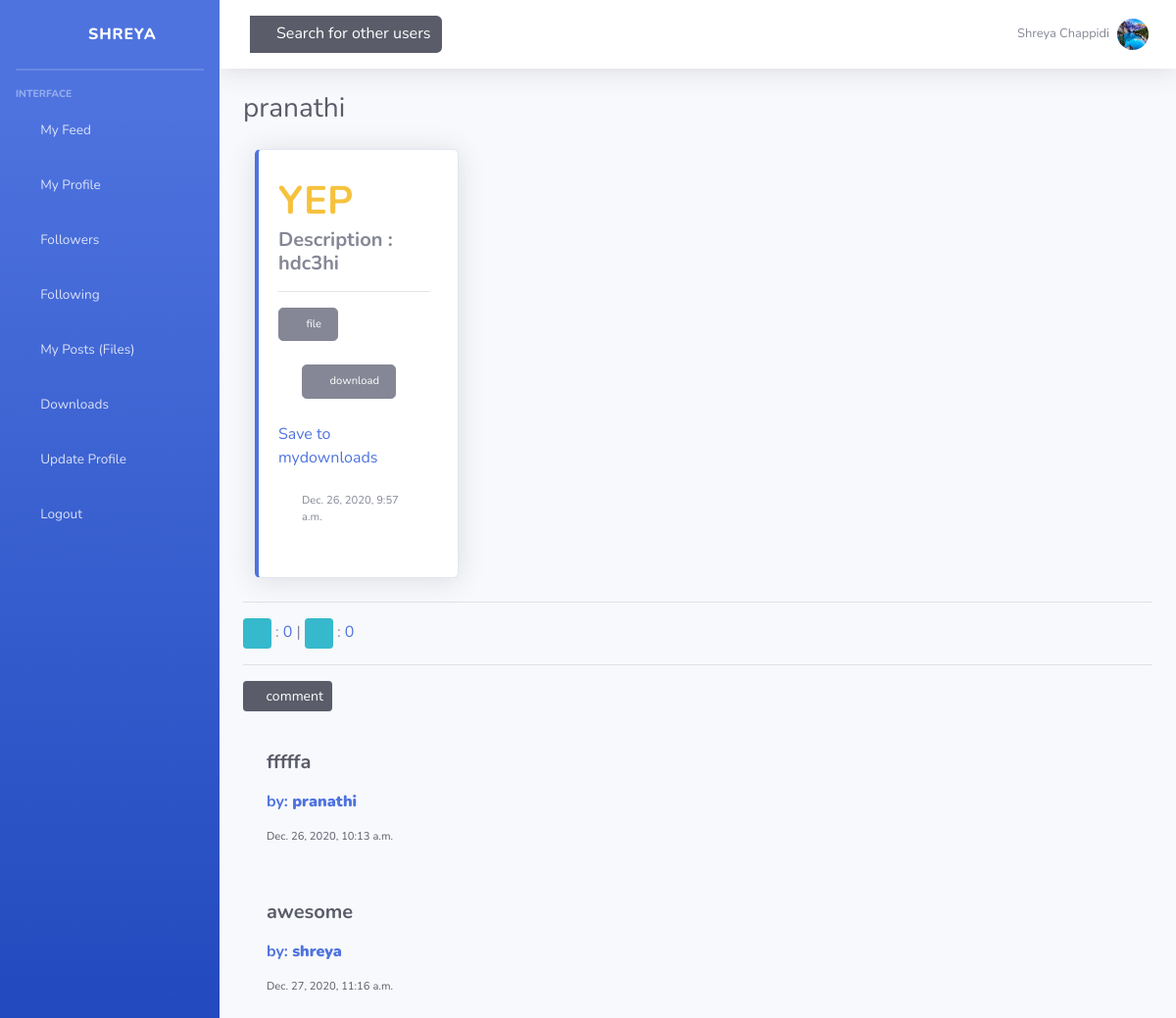
The page /others/post/5 (signed in) on the database its author committed.
### user_page/models.py (models this page shows, shortened)
class UserProfile(models.Model):
    user = models.OneToOneField(User,on_delete=models.CASCADE, null=True, blank=True)
    phone_no = models.CharField(max_length = 20, blank=True)
    first_name = models.CharField(max_length = 20, blank=True)
    last_name = models.CharField(max_length = 20, blank=True)
    image = models.ImageField(upload_to='profile_pics/')
    created_at = models.DateTimeField(auto_now=True)

### files/models.py (models this page shows, shortened)
class DocumentPost(models.Model):
    author = models.ForeignKey('auth.User', on_delete=models.DO_NOTHING)
    title = models.CharField(max_length=200)
    description = models.CharField(max_length=255, blank=True)
    document = models.FileField(upload_to='documents/')
    uploaded_at = models.DateTimeField(default=timezone.now)
    published_date = models.DateTimeField(blank=True, null=True)
    likes= models.IntegerField(default=0)
    dislikes= models.IntegerField(default=0)

class Comment(models.Model):
    post = models.ForeignKey('files.DocumentPost', related_name='comments', on_delete=models.CASCADE)
    author = models.CharField(max_length=200)
    text = models.TextField()
    created_date = models.DateTimeField(default=timezone.now)
    approved_comment = models.BooleanField(default=False)

### others/views.py (the view)
# urls.py: url(r'^post/(?P<pk>\d+)$', views.postdetail_view, name='post_detail'),
@login_required
def postdetail_view(request, pk):
    context ={}
    for pr in UserProfile.objects.all():
        if pr.user == request.user:
            context['profile'] = UserProfile.objects.get(user=request.user)
            break
    context["post"] = DocumentPost.objects.get(id=pk)
    liked = Like.objects.filter(user__username=request.user.username).filter(post__pk=pk)
    disliked = Dislike.objects.filter(user__username=request.user.username).filter(post__pk=pk)
    context['liked'] = True if liked else False
    context['disliked'] = True if disliked else False
    context["likes_no"] = Like.objects.filter(post__pk=pk)
    context["dislikes_no"] = Dislike.objects.filter(post__pk=pk)
    downloaded = Download.objects.filter(user__username=request.user.username).filter(post__pk=pk)
    context["downloaded"] = True if downloaded else False
    return render(request, 'others/post_detail.html', context)

### others/templates/others/post_detail.html (shortened to what this page needs)
{% extends 'user_page/base.html' %}
{% block fine %}
<div class="d-sm-flex align-items-center justify-content-between mb-4">
    <h1 class="h3 mb-0 text-gray-800">{{post.author.username}}</h1>
</div>
{% if post.published_date %}
<div class="col-xl-3 col-md-6 mb-4">
  <div class="card border-left-primary shadow h-100 py-2">
    <div class="card-body">
      <div class="row no-gutters align-items-center">
        <div class="col mr-2">
          <div class="text-xs font-weight-bold text-primary text-uppercase mb-1"><h1 class="m-0 font-weight-bold text-warning text-uppercase">{{ post.title }}</h1></div>
          <div class="h5 mb-0 font-weight-bold text-gray-800"><p class='postcontent m-0 text-secondary'>Description : {{ post.description|safe|linebreaksbr }}</p></div>
          <hr>
          <a class="btn btn-secondary btn-lg text-xs" href="{{post.document.url}}" target = "_blank"><i class="fas fa-w fa-file"></i>  file</a>
          {% if downloaded %}
          <div><p class="m-4">You downloaded this file</p></div>
          {% else %}
          <a class="btn btn-secondary btn-lg text-xs m-4" href="{{post.document.url}}" download><i class="fas fa-w fa-download"></i>  download</a>
          <div><a href="{% url 'others:downloadpost' pk=post.pk %}">Save to mydownloads</a></div>
          {% endif %}
        </div>
      </div>
      <div class="m-4">
        <div class="date postdate text-xs m-0 text-secondary">{{ post.published_date }}</div>
      </div>
    </div>
  </div>
</div>
{% endif %}
<hr>
{% if post.published_date %}
{% if liked %}
<p>You liked this post</p>
<a class="btn btn-info btn-sm" href="{% url 'others:unlike' pk=post.pk %}">
  <i class="fas fa-w fa-thumbs-up"></i>
</a> : <a href="{% url 'others:likers' pk=post.pk %}">{{likes_no.count}}</a>
|
<a class="btn btn-info btn-sm">
  <i class="fas fa-w fa-thumbs-down"></i>
</a> : <a href="{% url 'others:dislikers' pk=post.pk %}">{{dislikes_no.count}}</a>
{% else %}
<a class="btn btn-info btn-sm" href="{% url 'others:like' pk=post.pk %}">
  <i class="fas fa-w fa-thumbs-up"></i>
</a> : <a href="{% url 'others:likers' pk=post.pk %}">{{likes_no.count}}</a>
|
<a class="btn btn-info btn-sm" href="{% url 'others:dislike' pk=post.pk %}">
  <i class="fas fa-w fa-thumbs-down"></i>
</a> : <a href="{% url 'others:dislikers' pk=post.pk %}">{{dislikes_no.count}}</a>
{% endif %}
<hr>
<a class="btn btn-dark btn-sm" href="{% url 'others:add_comment_to_post' pk=post.pk %}"><i class="fas fa-w fa-plus"></i><span> comment</span></a>
<div class="container mb-4">
  {% for comment in post.comments.all %}
  <br>
  {% if user.is_authenticated or comment.approved_comment %}
  <div class="h5 mb-0 font-weight-bold text-gray-800"><p>{{ comment.text|safe|linebreaks }}</p></div>
  <div class="text-sm font-weight-bold text-primary mb-1"><p>by: <strong>{{ comment.author }}</strong></p></div>
  <div class="text-xs text-dark mb-1"><p>{{ comment.created_date }}</p></div>
  {% endif %}
  {% empty %}
  <p>No comments posted.</p>
  {% endfor %}
</div>
{% endif %}
{% endblock %}

### user_page/templates/user_page/base.html (shortened to what this page needs)
<!DOCTYPE html>
{% load static %}
<html lang="en">
<head>
    <link href="{% static 'vendor/fontawesome-free/css/all.min.css' %}" rel="stylesheet" type="text/css">
    <link href="{% static 'css/sb-admin-2.min.css' %}" rel="stylesheet">
</head>
<body id="page-top">
    {% if user.is_authenticated %}
    <div id="wrapper">
        <ul class="navbar-nav bg-gradient-primary sidebar sidebar-dark accordion" id="accordionSidebar">
            <div class="sidebar-brand d-flex align-items-center justify-content-center" >
                <div class="sidebar-brand-icon rotate-n-15">
                    <i class="fas fa-laugh-wink"></i>
                </div>
                <div class="sidebar-brand-text mx-3">{{user.username}}</div>
            </div>
            <hr class="sidebar-divider my-0">
            <hr class="sidebar-divider">
            <div class="sidebar-heading">Interface</div>
            <li class="nav-item">
              <a class="nav-link collapsed" href="{% url 'user_page:userdashboard' pk=user.id %}"
               data-toggle="collapse" data-target="#collapseTwo"
               aria-expanded="true" aria-controls="collapseTwo">
               <span>My Feed</span>
             </a>
            </li>
            <li class="nav-item">
              <a class="nav-link collapsed" href="{% url 'user_page:myprofile' pk=user.id %}"
               data-toggle="collapse" data-target="#collapseTwo"
               aria-expanded="true" aria-controls="collapseTwo">
               <span>My Profile</span>
             </a>
            </li>
            <li class="nav-item">
              <a class="nav-link collapsed" href="{% url 'user_page:followers' username=user.username %}"
               data-toggle="collapse" data-target="#collapseTwo"
               aria-expanded="true" aria-controls="collapseTwo">
               <i class="fas fa-fw fa-male"></i>
               <span>Followers</span>
              </a>
            </li>
            <li class="nav-item">
              <a class="nav-link collapsed" href="{% url 'user_page:following' username=user.username %}"
               data-toggle="collapse" data-target="#collapseTwo"
               aria-expanded="true" aria-controls="collapseTwo">
               <i class="fas fa-fw fa-male"></i>
               <span>Following</span>
              </a>
            </li>
            <li class="nav-item">
             <a class="nav-link collapsed" href="{% url 'files:post_list' uname=user.username %}"
              data-toggle="collapse" data-target="#collapseUtilities"
              aria-expanded="true" aria-controls="collapseUtilities">
              <i class="fas fa-fw fa-file"></i>
              <span>My Posts (Files)</span>
            </a>
            </li>
            <li class="nav-item">
             <a class="nav-link collapsed" href="{% url 'files:download' %}"
              data-toggle="collapse" data-target="#collapseUtilities"
              aria-expanded="true" aria-controls="collapseUtilities">
              <i class="fas fa-fw fa-download"></i>
              <span>Downloads</span>
             </a>
            </li>
            <li class="nav-item">
                <a class="nav-link collapsed" href="{% url 'user_page:updateprofile' pk=user.id %}">
                    <i class="fas fa-fw fa-laptop"></i>
                    <span>Update Profile</span>
                </a>
            </li>
            <li class="nav-item">
                <a class="nav-link collapsed" href="{% url 'portal:logout' %}">
                    <span>Logout</span>
                </a>
            </li>
        </ul>
        <div id="content-wrapper" class="d-flex flex-column">
            <div id="content">
                <nav class="navbar navbar-expand navbar-light bg-white topbar mb-4 static-top shadow">
                    <div class="d-none d-sm-inline-block form-inline mr-auto ml-md-3 my-2 my-md-0 mw-100 navbar-search">
                    <div class="input-group">
                      <div class="input-group-append">
                        <a class="form-control bg-dark border-0 small btn btn-primary" href="{% url 'user_page:search' %}" aria-label="Search" aria-describedby="basic-addon2"><i class="fas fa-search fa-sm"></i> Search for other users</a>
                        </div>
                    </div>
                  </div>
                    <ul class="navbar-nav ml-auto">
                      {% if profile %}
                        <li class="nav-item dropdown no-arrow">
                            <a class="nav-link dropdown-toggle" href="{% url 'user_page:updateprofile' pk=user.id %}" id="userDropdown" role="button"
                                data-toggle="dropdown" aria-haspopup="true" aria-expanded="false">
                                <span class="mr-2 d-none d-lg-inline text-gray-600 small">{{profile.first_name}} {{profile.last_name}}</span>
                                <img src="{{profile.image.url}}" alt="profile" class="img-profile rounded-circle">
                            </a>
                        </li>
                        {% endif %}
                    </ul>
                </nav>
                <div class="container-fluid">
                    {% block fine %}
                    {% endblock %}
                </div>
            </div>
        </div>
    </div>
    {% endif %}
</body>
</html>

### rows shown on the page
UserProfile: first_name "Shreya", last_name "Chappidi", image (picture)
DocumentPost: author.username "pranathi", title "YEP", description "hdc3hi", published_date "Dec. 26, 2020, 9:57 a.m."
Comment: text "fffffa", author "pranathi", created_date "Dec. 26, 2020, 10:13 a.m."
Comment: text "awesome", author "shreya", created_date "Dec. 27, 2020, 11:16 a.m."

### other values the page prints
{{ user.username }} "SHREYA"
{{ likes_no.count }} "0"
{{ dislikes_no.count }} "0"
